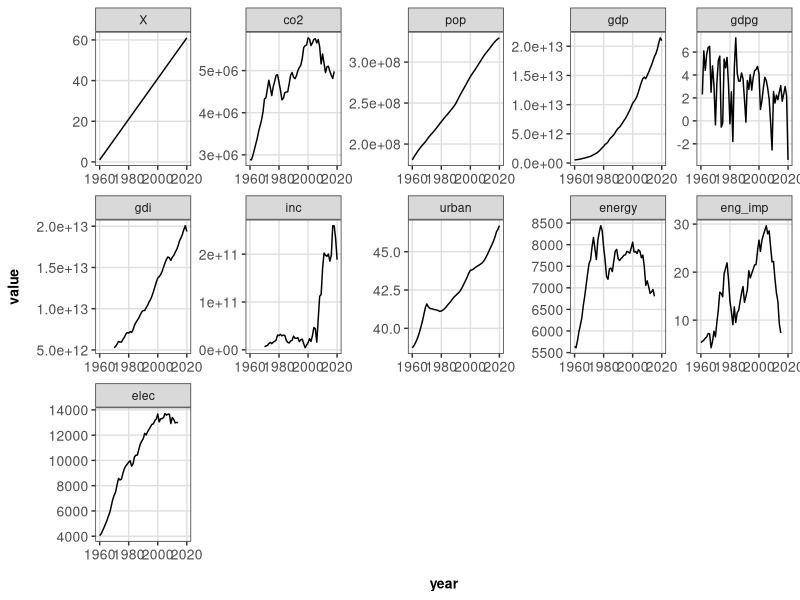

Write the R code that produced this figure. (Note: this script raises an error after producing the figure.)
#' 2. Data Exploration and Visualization 
#' As part of Stats 551 Final Project

# Library
library(tidyverse)
library(ggplot2)
library(reshape)
library(corrplot)
# Functions
theme_custom <- function() {
  theme_bw() + # note ggplot2 theme is used as a basis
    theme(plot.title = element_text(size = 10, face = "bold",
                                    hjust = .5,
                                    margin = margin(t = 5, b = 15)),
          plot.caption = element_text(size = 9, hjust = 0, 
                                      margin = margin(t = 15)),
          panel.grid.major = element_line(colour = "grey88"),
          panel.grid.minor = element_blank(),
          legend.title = element_text(size = 10, face = "bold"),
          legend.text = element_text(size = 10),
          axis.text = element_text(size = 10),
          axis.title.x = element_text(margin = margin(t = 10),
                                      size = 10, face = "bold"),
          axis.title.y = element_text(margin = margin(r = 10),
                                      size = 10, face = "bold"))
}

# Data
us_df = read.csv("us_df.csv")

# Plots
df.m <- melt(us_df, id = c("year"))

ggplot(df.m, aes(year, value)) + 
  geom_line() + 
  facet_wrap(~variable, scales = "free", ncol = 5) +
  theme_custom()

corrplot(cor(us_df[,-1]), method="color",type="upper", order="hclust",
         addCoef.col = "black", 
         tl.col="black", tl.srt=40, tl.cex=1.5,
         diag=FALSE, 
         number.cex=1)


# Correlation plot

library(corrplot)
library(RColorBrewer)
library(ggpubr)


M <- na.omit(us_df[,-1])
colnames(M) <- c("C02", "Population", "GDP", "GDP Growth", "GDI", "Income", "Urban", "Energy", "Energy Import", "Electricity")
M <-cor(M)

corrplot(M, order = "hclust", type = "lower") + title("Correlation Plot for C02 Emissions Data")
